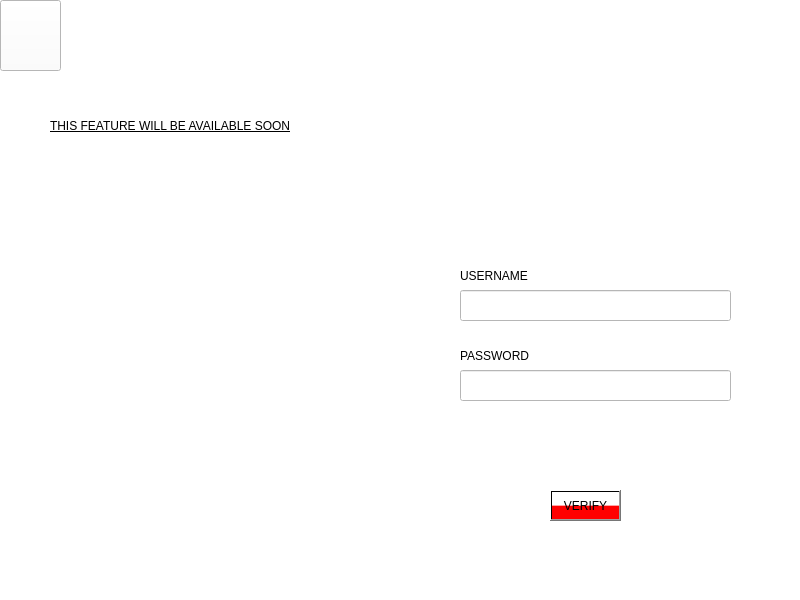
<?xml version="1.0" encoding="UTF-8"?>
<ui version="4.0">
 <class>fonepay</class>
 <widget class="QMainWindow" name="fonepay">
  <property name="geometry">
   <rect>
    <x>0</x>
    <y>0</y>
    <width>800</width>
    <height>600</height>
   </rect>
  </property>
  <property name="windowTitle">
   <string>MainWindow</string>
  </property>
  <property name="styleSheet">
   <string notr="true">background-color:white
</string>
  </property>
  <widget class="QWidget" name="centralwidget">
   <widget class="QLabel" name="editprofiletitle">
    <property name="geometry">
     <rect>
      <x>60</x>
      <y>0</y>
      <width>901</width>
      <height>71</height>
     </rect>
    </property>
    <property name="styleSheet">
     <string notr="true">border-image:url(:/resources/title.png);
color:rgb(255, 255, 255);
 
font: 700 22pt &quot;Bahnschrift&quot;;

 </string>
    </property>
    <property name="text">
     <string>  CASH APP</string>
    </property>
   </widget>
   <widget class="QPushButton" name="back">
    <property name="geometry">
     <rect>
      <x>0</x>
      <y>0</y>
      <width>61</width>
      <height>71</height>
     </rect>
    </property>
    <property name="styleSheet">
     <string notr="true">
image: url(:/resources/back.png);</string>
    </property>
    <property name="text">
     <string/>
    </property>
   </widget>
   <widget class="QLabel" name="label">
    <property name="geometry">
     <rect>
      <x>30</x>
      <y>160</y>
      <width>351</width>
      <height>301</height>
     </rect>
    </property>
    <property name="styleSheet">
     <string notr="true">border-image: url(:/resources/cash app 2.png);</string>
    </property>
    <property name="text">
     <string/>
    </property>
   </widget>
   <widget class="QLabel" name="label_2">
    <property name="geometry">
     <rect>
      <x>430</x>
      <y>150</y>
      <width>321</width>
      <height>91</height>
     </rect>
    </property>
    <property name="styleSheet">
     <string notr="true">border-image: url(:/resources/fonepay2.png);</string>
    </property>
    <property name="text">
     <string/>
    </property>
   </widget>
   <widget class="QPushButton" name="pushButton">
    <property name="geometry">
     <rect>
      <x>550</x>
      <y>490</y>
      <width>71</width>
      <height>31</height>
     </rect>
    </property>
    <property name="styleSheet">
     <string notr="true">BACKGROUND-color: rgb(131, 255, 103);
background-color: qlineargradient(spread:pad, x1:0, y1:0, x2:0, y2:1, stop:0 rgba(255, 255, 255, 255), stop:0.495 rgba(255, 255, 255, 255), stop:0.505 rgba(255, 0, 0, 255), stop:1 rgba(255, 0, 0, 255));</string>
    </property>
    <property name="text">
     <string>VERIFY</string>
    </property>
   </widget>
   <widget class="QLineEdit" name="lineEdit">
    <property name="geometry">
     <rect>
      <x>460</x>
      <y>290</y>
      <width>271</width>
      <height>31</height>
     </rect>
    </property>
   </widget>
   <widget class="QLineEdit" name="lineEdit_2">
    <property name="geometry">
     <rect>
      <x>460</x>
      <y>370</y>
      <width>271</width>
      <height>31</height>
     </rect>
    </property>
   </widget>
   <widget class="QLabel" name="label_3">
    <property name="geometry">
     <rect>
      <x>460</x>
      <y>260</y>
      <width>111</width>
      <height>31</height>
     </rect>
    </property>
    <property name="text">
     <string>USERNAME</string>
    </property>
   </widget>
   <widget class="QLabel" name="label_4">
    <property name="geometry">
     <rect>
      <x>460</x>
      <y>340</y>
      <width>111</width>
      <height>31</height>
     </rect>
    </property>
    <property name="text">
     <string>PASSWORD</string>
    </property>
   </widget>
   <widget class="QLabel" name="label_5">
    <property name="geometry">
     <rect>
      <x>50</x>
      <y>110</y>
      <width>391</width>
      <height>31</height>
     </rect>
    </property>
    <property name="styleSheet">
     <string notr="true">font: 15pt &quot;Bahnschrift&quot;;
Color:dancing pink;
text-decoration:underline
</string>
    </property>
    <property name="text">
     <string>THIS FEATURE WILL BE AVAILABLE SOON</string>
    </property>
   </widget>
   <zorder>label_4</zorder>
   <zorder>label_3</zorder>
   <zorder>editprofiletitle</zorder>
   <zorder>back</zorder>
   <zorder>label</zorder>
   <zorder>label_2</zorder>
   <zorder>pushButton</zorder>
   <zorder>lineEdit</zorder>
   <zorder>lineEdit_2</zorder>
   <zorder>label_5</zorder>
  </widget>
  <widget class="QMenuBar" name="menubar">
   <property name="geometry">
    <rect>
     <x>0</x>
     <y>0</y>
     <width>800</width>
     <height>21</height>
    </rect>
   </property>
  </widget>
  <widget class="QStatusBar" name="statusbar"/>
 </widget>
 <resources/>
 <connections/>
</ui>
